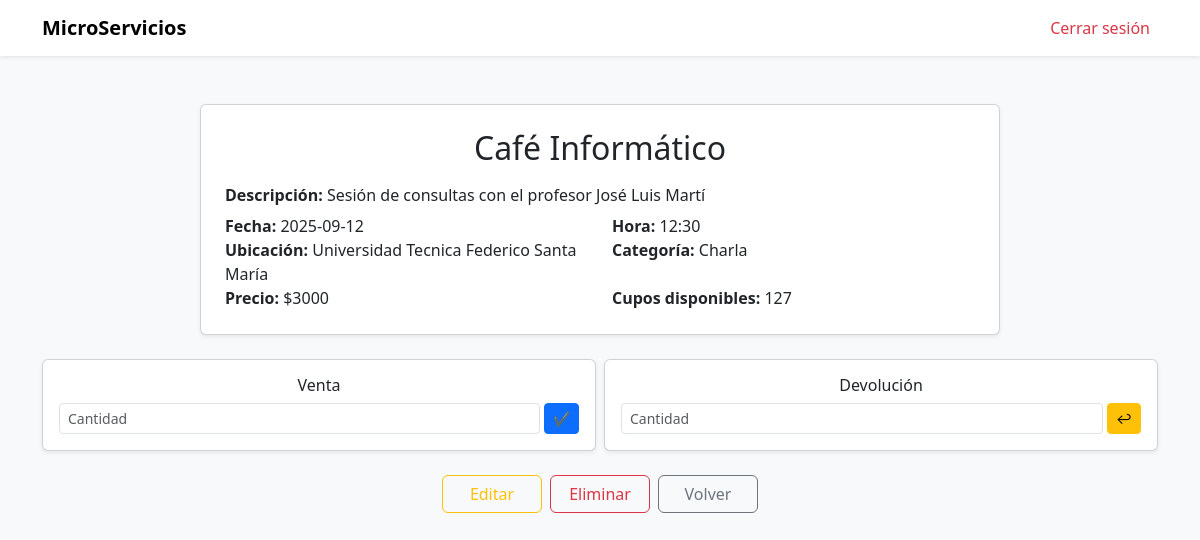
The app's page /event/3 (signed in) with its own data.
### models.py (models this page shows)
class Event(db.Model):
    id = db.Column(db.Integer, primary_key=True)
    title = db.Column(db.String(100), nullable=False)
    description = db.Column(db.Text, nullable=True)
    date = db.Column(db.DateTime, nullable=False, default=datetime.datetime.utcnow)
    location = db.Column(db.String(100), nullable=False)
    category = db.Column(db.String(50), nullable=False)
    price = db.Column(db.Integer, nullable=False)
    capacity = db.Column(db.Integer, nullable=False)
    user_id = db.Column(db.Integer, db.ForeignKey('user.id'), nullable=False)
    creator = db.relationship('User', backref=db.backref('events', lazy=True))

### routes.py (the view)
@app.route('/event/<int:event_id>')
@login_required
def view_event(event_id):
    event = Event.query.get_or_404(event_id)
    return render_template('view_event.html', event=event)

### routes.py (called while the page is built)
@login_manager.user_loader
def load_user(user_id):
    return User.query.get(int(user_id))

### templates/view_event.html (shortened to what this page needs)
<!DOCTYPE html>
<html lang="en">
<head>
  <link href="https://cdn.jsdelivr.net/npm/bootstrap@5.3.3/dist/css/bootstrap.min.css" rel="stylesheet">
</head>
<body>
<nav class="navbar navbar-expand-lg navbar-light bg-white shadow-sm">
  <div class="container">
    <a class="navbar-brand fw-bold" href="{{ url_for('home') }}">MicroServicios</a>
    <div class="collapse navbar-collapse justify-content-end">
      <ul class="navbar-nav">
        <li class="nav-item"><a class="nav-link text-danger" href="/logout">Cerrar sesión</a></li>
      </ul>
    </div>
  </div>
</nav>
<div class="container mt-5">
  <div class="card p-4 shadow-sm event-card mb-4">
    <h2 class="mb-3 text-center">{{ event.title }}</h2>
    <div class="event-info">
      <p><strong>Descripción:</strong> {{ event.description }}</p>
      <div class="row">
        <div class="col-md-6"><strong>Fecha:</strong> {{ event.date.strftime('%Y-%m-%d') }}</div>
        <div class="col-md-6"><strong>Hora:</strong> {{ event.date.strftime('%H:%M') }}</div>
      </div>
      <div class="row">
        <div class="col-md-6"><strong>Ubicación:</strong> {{ event.location }}</div>
        <div class="col-md-6"><strong>Categoría:</strong> {{ event.category }}</div>
      </div>
      <div class="row">
        <div class="col-md-6"><strong>Precio:</strong> ${{ event.price }}</div>
        <div class="col-md-6"><strong>Cupos disponibles:</strong> {{ event.capacity }}</div>
      </div>
    </div>
  </div>
  <div class="d-flex justify-content-between flex-wrap gap-2 mb-4">
    <div class="card mini-card p-3 shadow-sm text-center">
      <h6 class="mb-2">Venta</h6>
      <form action="{{ url_for('sell_ticket', event_id=event.id) }}" method="post" class="d-flex gap-1 justify-content-center">
        <input type="number" name="quantity" min="1" max="{{ event.capacity }}" class="form-control form-control-sm" placeholder="Cantidad" required>
        <button type="submit" class="btn btn-primary btn-sm">✔</button>
      </form>
    </div>
    <div class="card mini-card p-3 shadow-sm text-center">
      <h6 class="mb-2">Devolución</h6>
      <form action="{{ url_for('return_ticket', event_id=event.id) }}" method="post" class="d-flex gap-1 justify-content-center">
        <input type="number" name="quantity" min="1" class="form-control form-control-sm" placeholder="Cantidad" required>
        <button type="submit" class="btn btn-warning btn-sm">↩</button>
      </form>
    </div>
  </div>
  <div class="d-flex justify-content-center gap-2 actions mb-5">
    <a href="{{ url_for('edit_event', event_id=event.id) }}" class="btn btn-outline-warning">Editar</a>
    <form method="POST" action="{{ url_for('delete_event', event_id=event.id) }}">
      <button type="submit" class="btn btn-outline-danger">Eliminar</button>
    </form>
    <a href="{{ url_for('home') }}" class="btn btn-outline-secondary">Volver</a>
  </div>
</div>
</body>
</html>

### templates/view_event.html (style rules this page uses)
body { background-color: #f8f9fa; }
.event-card { max-width: 800px; margin: auto; }
.event-info p { margin-bottom: 0.4rem; }
.actions .btn { min-width: 100px; }
.mini-card { min-width: 180px; flex: 1; }

### records on screen
Event: title "Café Informático", description "Sesión de consultas con el profesor José Luis Martí", date "2025-09-12", date "12:30", location "Universidad Tecnica Federico Santa María", category "Charla", price "3000", capacity "127"
